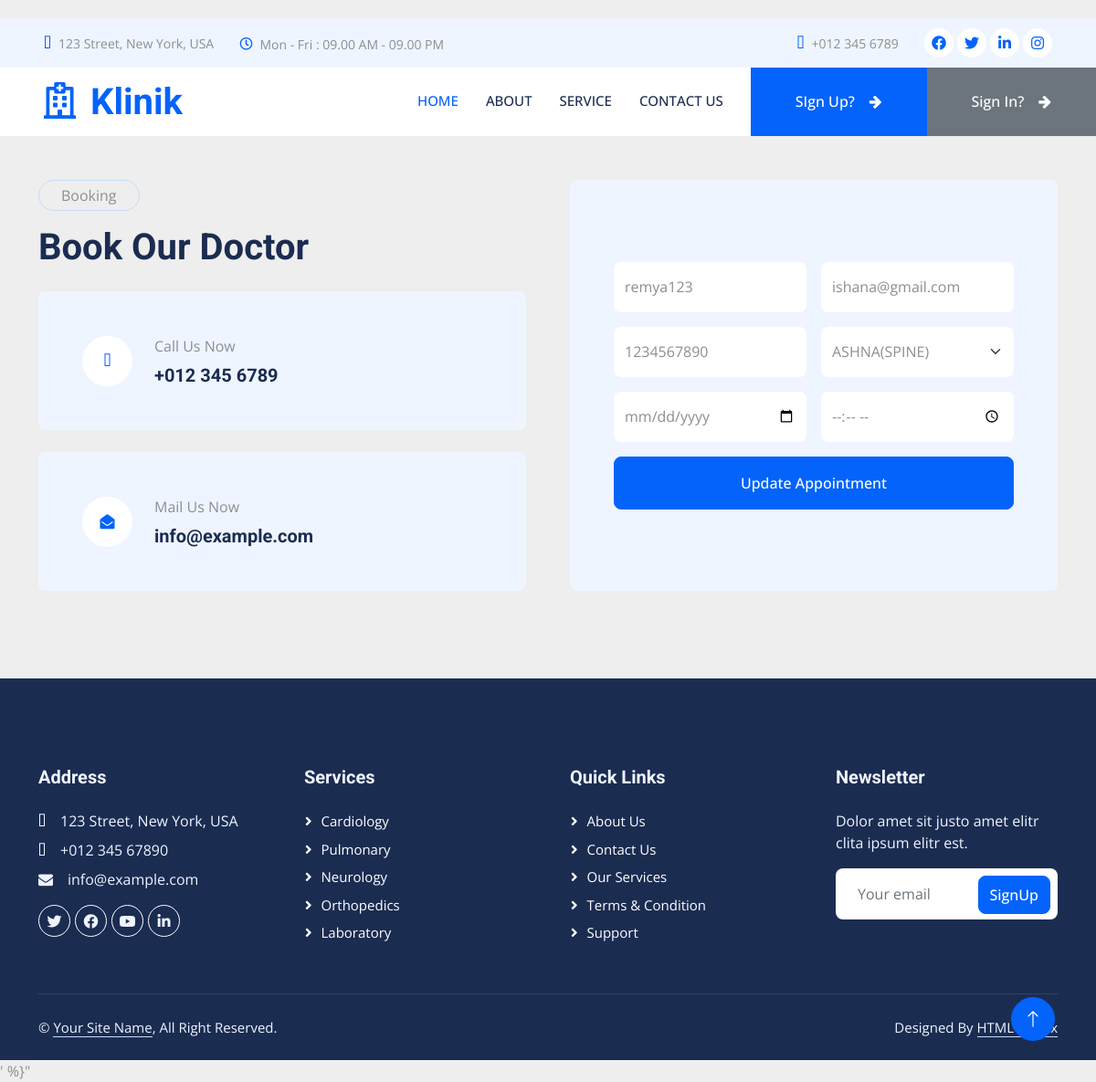
The app's page /appointment_update/1 with its own data.
### app2/models.py (models this page shows)
class appointmentss(models.Model):
   u_id=models.CharField(max_length=12)
   ptname=models.CharField(max_length=200)
   ptemail=models.CharField(max_length=200)
   ptmobile=models.CharField(max_length=200)
   ptdoctor=models.CharField(max_length=200)
   ptdate=models.CharField(max_length=200)
   pttime=models.CharField(max_length=200)

### app2/views.py (the view)
# urls.py: path('appointment_update/<int:id>',views.appointment_update,name="appointment_update"),
def appointment_update(request,id):
    data1=doctordetails.objects.all()
    data=appointmentss.objects.get(pk=id)
    return render(request,'appointment_update.html',{'result':data, 'res':data1})

### templates/appointment_update.html (shortened to what this page needs)
{% load static %}
{% block content %}
{% include 'header.html' %}
    <div class="container-xxl py-5">
        <div class="container">
            <div class="row g-5">
                <div class="col-lg-6 wow fadeInUp" data-wow-delay="0.1s">
                    <p class="d-inline-block border rounded-pill py-1 px-4">Booking</p>
                    <h1 class="mb-4">Book Our Doctor</h1>
                    <div class="bg-light rounded d-flex align-items-center p-5 mb-4">
                        <div class="d-flex flex-shrink-0 align-items-center justify-content-center rounded-circle bg-white" style="width: 55px; height: 55px;">
                            <i class="fa fa-phone-alt text-primary"></i>
                        </div>
                        <div class="ms-4">
                            <p class="mb-2">Call Us Now</p>
                            <h5 class="mb-0">+012 345 6789</h5>
                        </div>
                    </div>
                    <div class="bg-light rounded d-flex align-items-center p-5">
                        <div class="d-flex flex-shrink-0 align-items-center justify-content-center rounded-circle bg-white" style="width: 55px; height: 55px;">
                            <i class="fa fa-envelope-open text-primary"></i>
                        </div>
                        <div class="ms-4">
                            <p class="mb-2">Mail Us Now</p>
                            <h5 class="mb-0">info@example.com</h5>
                        </div>
                    </div>
                </div>
                <div class="col-lg-6 wow fadeInUp" data-wow-delay="0.5s">
                    <div class="bg-light rounded h-100 d-flex align-items-center p-5">
                        <form method="POST" action ="appointments_update/{{result.id}}" enctype="multipart/form-data">
                            <div class="row g-3">
                                <div class="col-12 col-sm-6">
                                    <input type="text" class="form-control border-0" placeholder="Patient Name" style="height: 55px;" name="ptname" value="{{result.ptname}}">
                                </div>
                                <div class="col-12 col-sm-6">
                                    <input type="email" class="form-control border-0" placeholder="Patient Email" style="height: 55px;" name="ptemail" value="{{result.ptemail}}">
                                </div>
                                <div class="col-12 col-sm-6">
                                    <input type="text" class="form-control border-0" placeholder="Patient Mobile" style="height: 55px;" name="ptmobile" value="{{result.ptmobile}}">
                                </div>
                                <div class="col-12 col-sm-6">
                                    <select class="form-select border-0" style="height: 55px;" name="ptdoctor">
                                        <option selected>{{result.ptdoctor}}</option>
                                    </select>
                                </div>
                                <div class="col-12 col-sm-6">
                                    <div class="date" id="date" data-target-input="nearest">
                                        <input type="date"
                                            class="form-control border-0 datetimepicker-input"
                                            placeholder="Choose Date" data-target="#date" data-toggle="datetimepicker" style="height: 55px;" name="ptdate">
                                    </div>
                                </div>
                                <div class="col-12 col-sm-6">
                                    <div class="time" id="time" data-target-input="nearest">
                                        <input type="time"
                                            class="form-control border-0 datetimepicker-input"
                                            placeholder="Choose time" data-target="#time" data-toggle="datetimepicker" style="height: 55px;"name="pttime">
                                    </div>
                                </div>
                                <div class="col-12">
                                    <button class="btn btn-primary w-100 py-3" type="submit">Update Appointment</button>
                                </div>
                            </div>
                        </form>
                    </div>
                </div>
            </div>
        </div>
    </div>
{% include 'footer.html' %}
{% endblock %}

### static/css/style.css (style rules this page uses)
:root { --primary: #0463FA; --light: #EFF5FF; --dark: #1B2C51; }
.btn { font-weight: 500; transition: .5s; }
.btn.btn-primary, .btn.btn-secondary { color: #FFFFFF; }

### static/css/profile.css (style rules this page uses)
body { margin-top:20px; background:#eee; }

### static/css/user.css (style rules this page uses)
body { background-color: #f9f9fa }

### static/css/admin.css (style rules this page uses)
body { background:#eee; }

### records on screen
appointmentss: ptname "remya123", ptemail "ishana@gmail.com", ptmobile "1234567890", ptdoctor "ASHNA(SPINE)"
